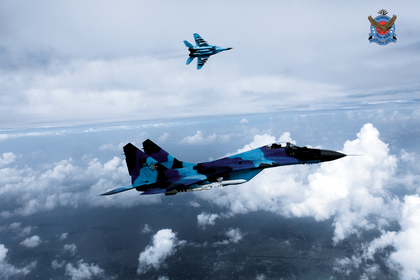
%> input picture Assignment 3/mig29.png, 420 x 280 px, shrunk from 1350 x 900 before the run
$ octave --eval "gaussian_filtering;"   (GNU Octave 9; MATLAB toolbox functions it lacks are replaced by stand-ins)
%> lines starting %> are read from the running program, lines starting %| are printed output that depends on the picture
% ID: 190104084
% Lab group: A2

function gaussian_filtering()
    img = imread('mig29.png');
%> img is the input picture: size 280x420x3 uint8; mean R, G, B 144.8, 163.2, 185.5
    if size(img, 3) == 3
        img = rgb2gray(img);
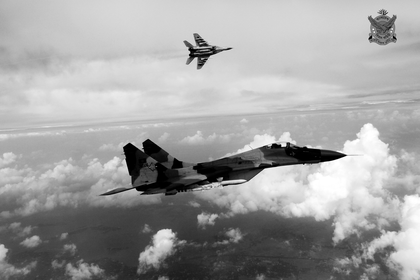
%> img: size 280x420 uint8; min 0, max 255, mean 160.2
    end
    img = double(img);
%> img: size 280x420 double
    sigma = input('Input the sigma val: ');
%> the answer given: 2

    % As 84%4=0, therefore the kernel size is 3x3
    kernel_size = 3;
    kernel = create_gaussian_kernel(kernel_size, sigma);
    filtered_img = apply_gaussian_filter(img, kernel);

    imwrite(uint8(filtered_img), 'output_image.jpg');
    figure;
    subplot(1, 2, 1);
    imshow(uint8(img));
    title('Input Image');
    subplot(1, 2, 2);
    imshow(uint8(filtered_img));
    title('Output Image');
end

function kernel = create_gaussian_kernel(size, sigma)
    [x, y] = meshgrid(floor(-size/2):floor(size/2), floor(-size/2):floor(size/2));
    exp_part = -(x.^2 + y.^2) / (2 * sigma^2);
    kernel = exp(exp_part) / (2 * pi * sigma^2);
    kernel = kernel / sum(kernel(:));
end

function filtered_img = apply_gaussian_filter(img, kernel)
    [img_h, img_w] = size(img);
%> img_h = 280; img_w = 420
    [kernel_h, kernel_w] = size(kernel);

    pad_h = floor(kernel_h / 2);
    pad_w = floor(kernel_w / 2);
    padded_img = padarray(img, [pad_h, pad_w], 'replicate');
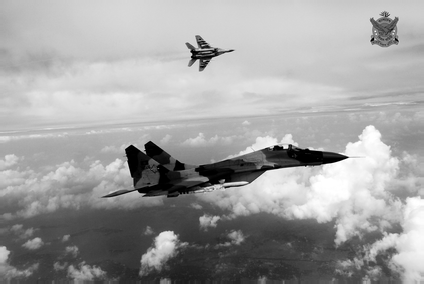
%> padded_img: size 284x424 double; min 0, max 255, mean 160.1

    filtered_img = zeros(size(img));

    for i = 1:img_h
        for j = 1:img_w
            region = padded_img(i:i+kernel_h-1, j:j+kernel_w-1);
            filtered_value = sum(sum(region .* kernel));
            filtered_img(i, j) = filtered_value;
        end
    end
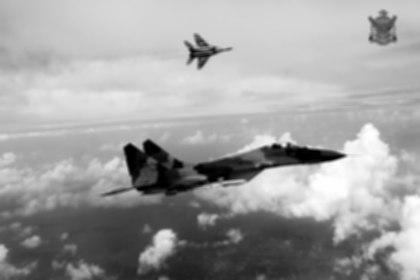
%> filtered_img: size 280x420 double; min 0, max 255, mean 160.4
end
